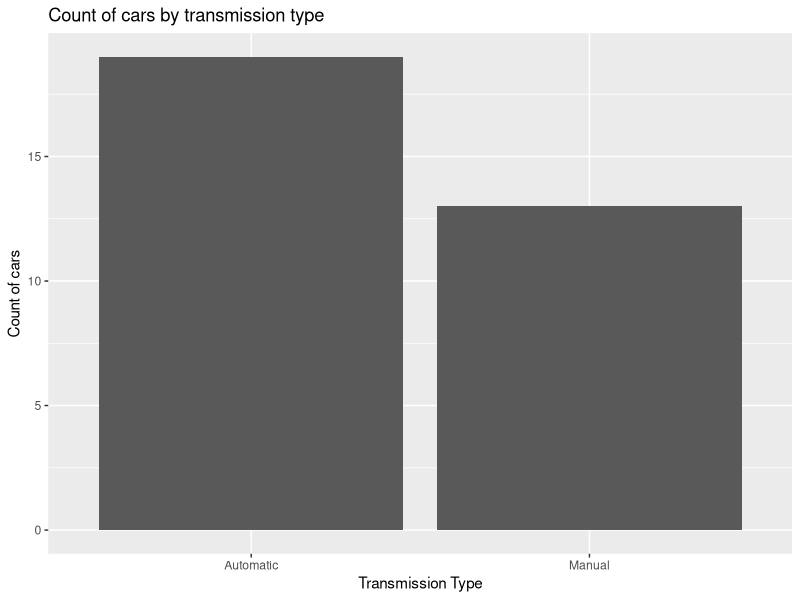
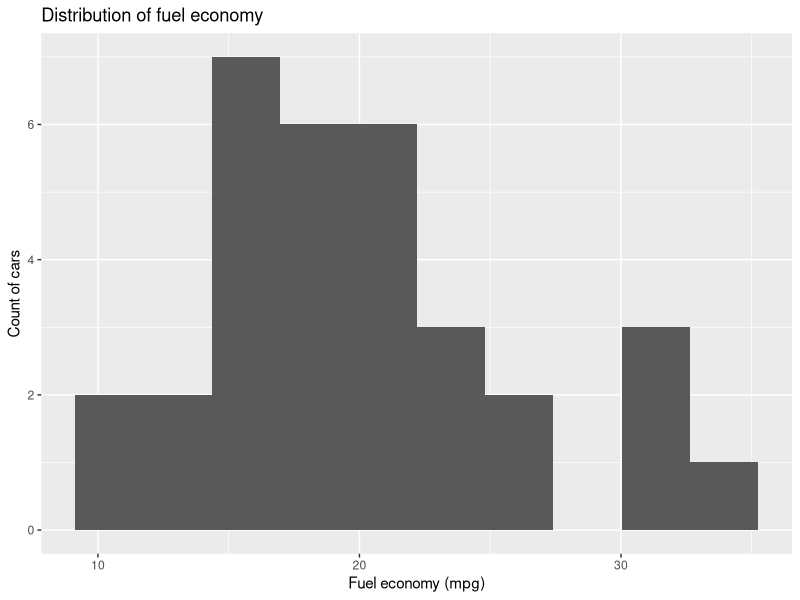
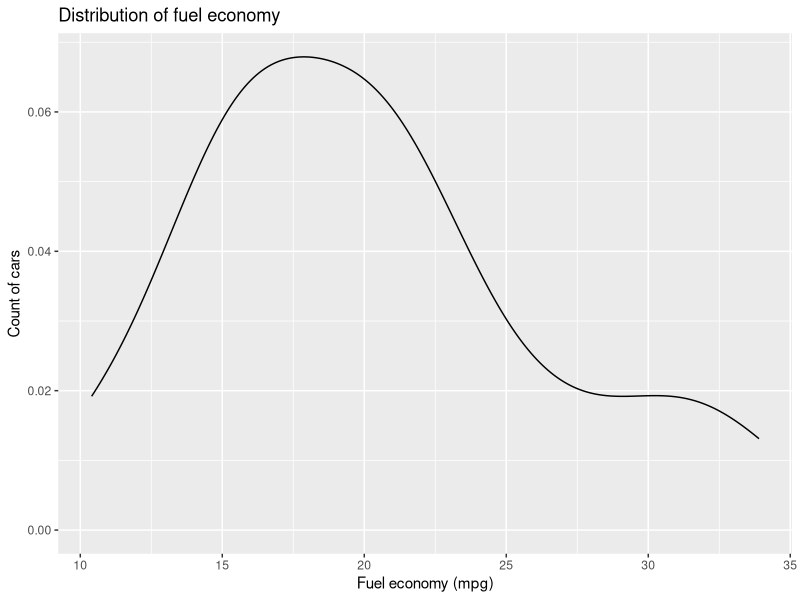
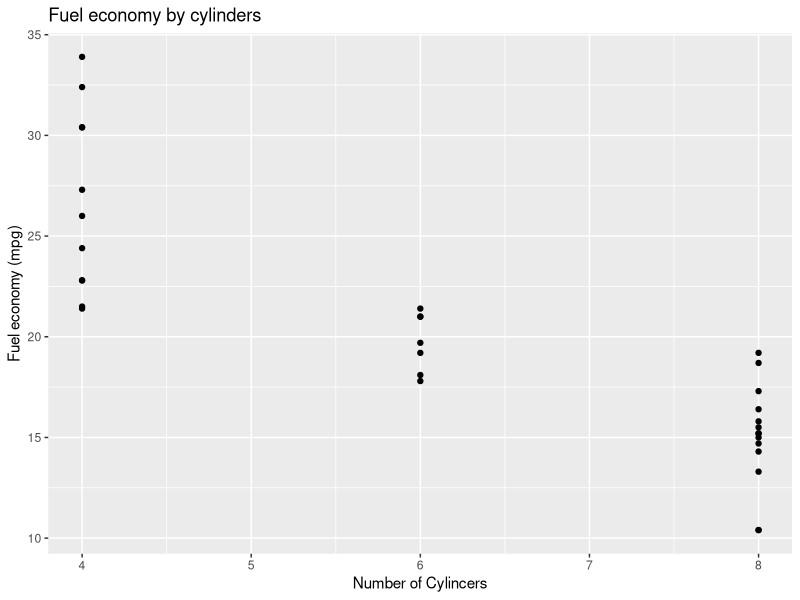

Write R code to recreate these figures, in order.
cars <- read.csv("Cars2.csv")

library(ggplot2)

ggplot(
  data = cars,
  aes(x=Transmission)
) + geom_bar() +
  ggtitle("Count of cars by transmission type") + 
  xlab("Transmission Type") +
  ylab("Count of cars")

#histogram
ggplot(
  data=cars,
  aes(x=Fuel.Economy)
  ) +  geom_histogram(
      bins = 10
    ) +
  ggtitle("Distribution of fuel economy") + 
  xlab("Fuel economy (mpg)") +
  ylab("Count of cars")

#density plot
ggplot(
  data=cars,
  aes(x=Fuel.Economy)
) +  geom_density() +
  ggtitle("Distribution of fuel economy") + 
  xlab("Fuel economy (mpg)") +
  ylab("Count of cars")

#scatterplot
ggplot(
  data = cars,
  aes(
    x= Cylinders,
    y= Fuel.Economy
  )
) + geom_point() +
  ggtitle("Fuel economy by cylinders") + 
  xlab("Number of Cylincers") +
  ylab("Fuel economy (mpg)")
